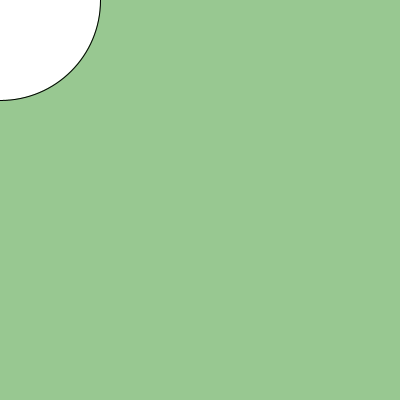
Frame 1 (no input)
Frame 60 (the mouse pressed at the canvas centre just before this capture): identical to frame 1, image omitted
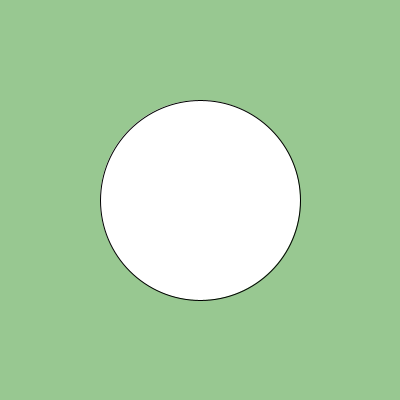
Frame 120 (the mouse held since frame 60 and released just before this capture)

The Processing sketch that drew these frames (run headless with seeded random() and noise(); from frame 60 on, the mouse is pressed at the canvas centre):

// Processing sketch: Setup_Draw_4
// ── Setup_Draw_4.pde
int a=400;
int b=400;


public void setup()
{
   size(400,400); 
   }

public void draw()
{
  background(152, 200, 145); 
  ellipse(mouseY,mouseX,a/2,b/2); 
}
